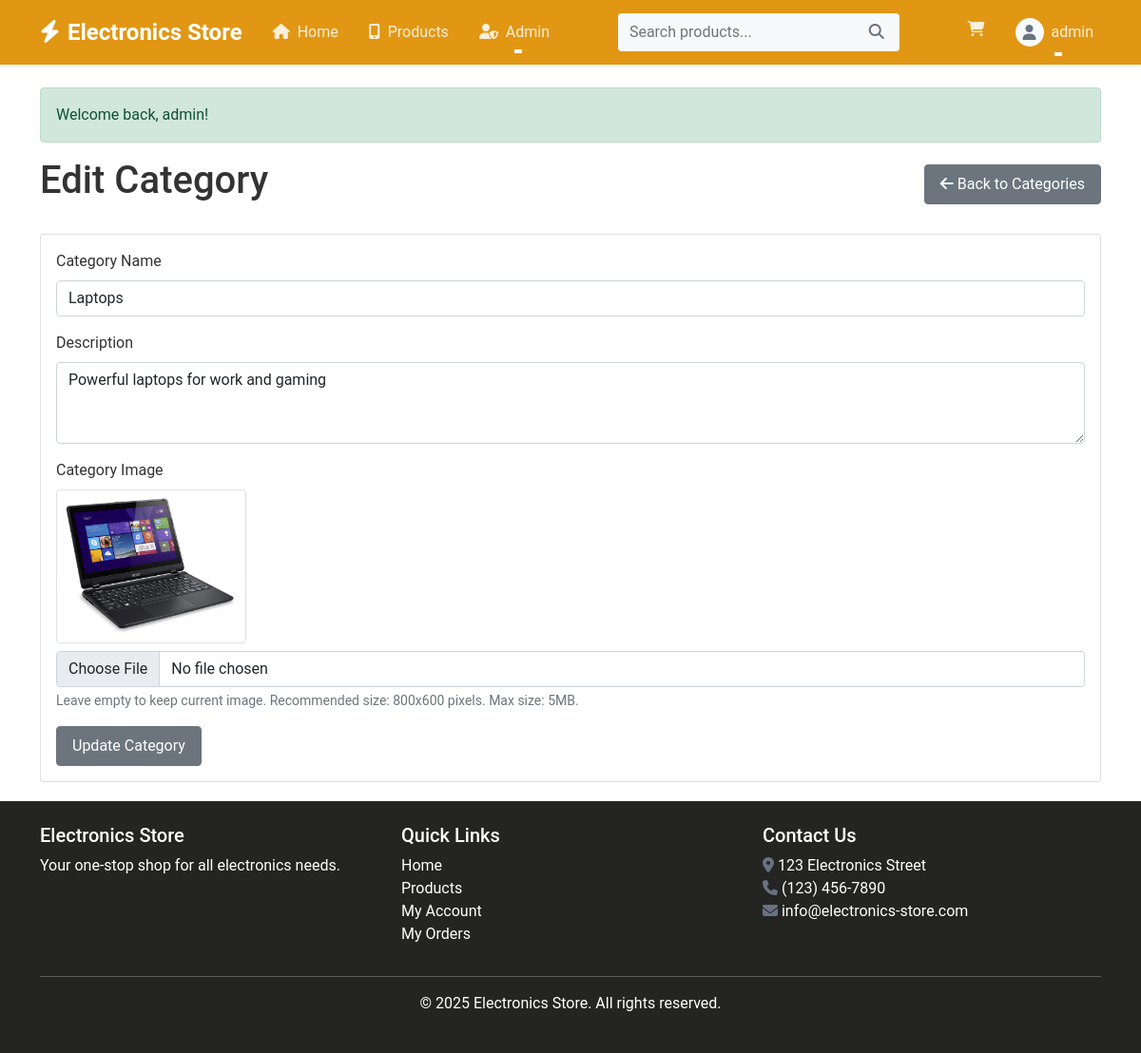
Page /admin/categories/edit.php?id=2 (signed in) on the committed database.
### tables this page shows
CREATE TABLE categories (
    id INT AUTO_INCREMENT PRIMARY KEY,
    name VARCHAR(100) NOT NULL,
    description TEXT,
    image VARCHAR(255)
);

### classes/Database.php (called while the page is built)
<?php
class Database {
    private $host = "localhost";
    private $username = "root";
    private $password = "";
    private $database = "electronics_store";
    private $conn;
    public function __construct() {
        try {
            $this->conn = new PDO("mysql:host=$this->host;dbname=$this->database", $this->username, $this->password);
            $this->conn->setAttribute(PDO::ATTR_ERRMODE, PDO::ERRMODE_EXCEPTION);
        } catch(PDOException $e) {
            echo "Connection failed: " . $e->getMessage();
            die();
        }
    }
    public function getConnection() {
        return $this->conn;
    }
}
?>

### classes/Category.php (called while the page is built, shortened)
<?php
require_once __DIR__ . '/../config/database.php';
class Category {
    private $conn;
    private $table = 'categories';
    public function __construct() {
        $database = new Database();
        $this->conn = $database->getConnection();
    }
    public function getById($id) {
        $query = "SELECT * FROM " . $this->table . " WHERE id = :id LIMIT 1";
        $stmt = $this->conn->prepare($query);
        $stmt->bindParam(':id', $id);
        $stmt->execute();
        $row = $stmt->fetch(PDO::FETCH_ASSOC);
        if($row) {
            $this->id = $row['id'];
            $this->name = $row['name'];
            $this->description = $row['description'];
            $this->image = $row['image'];
            return true;
        }
        return false;
    }
}
?>

### admin/categories/edit.php (the view, shortened to what this page needs)
<?php
include_once '../../includes/header.php';
$category = new Category();
if (!$category->getById($_GET['id'])) {
    setMessage("Category not found", "error");
    redirect(SITE_URL . '/admin/categories');
}
?>
<div class="d-flex justify-content-between align-items-center mb-4">
    <h1>Edit Category</h1>
    <a href="<?php echo SITE_URL; ?>/admin/categories" class="btn btn-secondary">
        <i class="fas fa-arrow-left"></i> Back to Categories
    </a>
</div>
<div class="card">
    <div class="card-body">
        <form action="<?php echo htmlspecialchars($_SERVER['PHP_SELF']) . '?id=' . $category->id; ?>" method="post" enctype="multipart/form-data">
            <div class="mb-3">
                <label for="name" class="form-label">Category Name</label>
                <input type="text" class="form-control" id="name" name="name" value="<?php echo $category->name; ?>" required>
            </div>
            <div class="mb-3">
                <label for="description" class="form-label">Description</label>
                <textarea class="form-control" id="description" name="description" rows="3"><?php echo $category->description; ?></textarea>
            </div>
            <div class="mb-3">
                <label for="image" class="form-label">Category Image</label>
                <?php if ($category->image): ?>
                    <div class="mb-2">
                        <img src="<?php echo SITE_URL . '/' . CATEGORY_IMG_PATH . $category->image; ?>" alt="<?php echo $category->name; ?>" class="img-thumbnail" style="max-width: 200px;">
                    </div>
                <?php endif; ?>
                <input type="file" class="form-control" id="image" name="image">
                <div class="form-text">Leave empty to keep current image. Recommended size: 800x600 pixels. Max size: 5MB.</div>
            </div>
            <button type="submit" class="btn btn-primary">Update Category</button>
        </form>
    </div>
</div>
<?php include_once '../../includes/footer.php'; ?>

### assets/css/style.css (style rules this page uses)
html, body { height: 100%; }
body { font-family: 'Roboto', sans-serif; color: #333; display: flex; flex-direction: column; min-height: 100vh; }
a { text-decoration: none; }
.card { transition: transform 0.3s ease, box-shadow 0.3s ease; margin-bottom: 20px; }
.btn { border-radius: 4px; padding: 8px 16px; transition: all 0.3s ease; }
.btn-primary { background-color: #6c757d !important; border-color: #6c757d !important; }

### rows in the picture
categories: name "Laptops", description "Powerful laptops for work and gaming", image (picture)

### other values in the picture
$_SESSION['username'] "admin"
$_SESSION['success'] "Welcome back, admin!"
